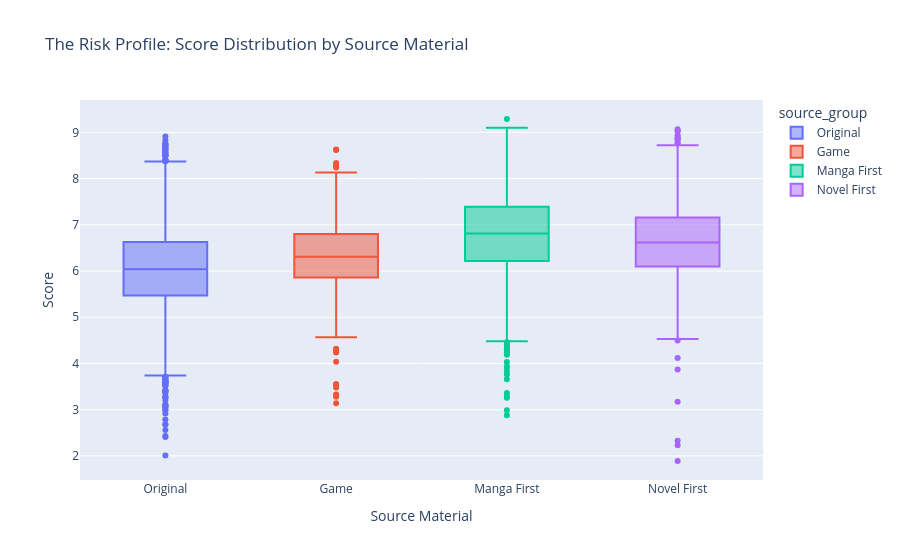

The notebook cell this image was saved under:
### Markdown cell above
## Risk Chapter: Original vs Adaptation 🎲

Is creating an original anime a bigger gamble than adapting a popular manga?
We compare the **Standard Deviation** and the **Distribution** of scores by Source.

### Code cell
# Setup Source Group Mapping if not present (simulating run)
def map_source_group(source):
    if pd.isna(source): return "Unknown"
    source = str(source).strip()
    if source in ['Manga', '4-koma manga', 'Web manga', 'Digital manga']: return 'Manga First'
    elif source in ['Light novel', 'Novel', 'Visual novel', 'Book']: return 'Novel First'
    elif source == 'Original': return 'Original'
    elif source in ['Game', 'Card game']: return 'Game'
    else: return 'Other'

df['source_group'] = df['source'].apply(map_source_group)

# Filter main groups
main_sources = ['Manga First', 'Novel First', 'Original', 'Game']
df_risk = df[df['source_group'].isin(main_sources)]

# Box Plot to show variance (Risk)
fig = px.box(df_risk, x='source_group', y='score', 
             color='source_group',
             title='The Risk Profile: Score Distribution by Source Material',
             points='outliers') # outliers only to reduce rendering load

fig.update_layout(xaxis_title='Source Material',
                  yaxis_title='Score')
fig.show()

# Calculate Stats
risk_stats = df_risk.groupby('source_group')['score'].agg(['mean', 'std', 'count']).sort_values(by='std', ascending=False)
print("Risk Analysis Stats (Standard Deviation = Volatility):")
print(risk_stats)

### Figure 1 — Plotly figure (JSON) as saved in the notebook; plotly's stock layout.template omitted (floating-point values rounded to 4 significant figures; data arrays with more than 128 entries replaced by an {"elided": "..."} marker saying what was removed)
{"data": [{"alignmentgroup": "True", "boxpoints": "outliers", "hovertemplate": "source_group=%{x}<br>score=%{y}<extra></extra>", "legendgroup": "Original", "marker": {"color": "#636efa"}, "name": "Original", "notched": false, "offsetgroup": "Original", "orientation": "v", "showlegend": true, "type": "box", "x": {"elided": "12350 str values"}, "x0": " ", "xaxis": "x", "y": {"elided": "12350 float values"}, "y0": " ", "yaxis": "y"}, {"alignmentgroup": "True", "boxpoints": "outliers", "hovertemplate": "source_group=%{x}<br>score=%{y}<extra></extra>", "legendgroup": "Game", "marker": {"color": "#EF553B"}, "name": "Game", "notched": false, "offsetgroup": "Game", "orientation": "v", "showlegend": true, "type": "box", "x": {"elided": "1550 str values"}, "x0": " ", "xaxis": "x", "y": {"elided": "1550 float values"}, "y0": " ", "yaxis": "y"}, {"alignmentgroup": "True", "boxpoints": "outliers", "hovertemplate": "source_group=%{x}<br>score=%{y}<extra></extra>", "legendgroup": "Manga First", "marker": {"color": "#00cc96"}, "name": "Manga First", "notched": false, "offsetgroup": "Manga First", "orientation": "v", "showlegend": true, "type": "box", "x": {"elided": "6499 str values"}, "x0": " ", "xaxis": "x", "y": {"elided": "6499 float values"}, "y0": " ", "yaxis": "y"}, {"alignmentgroup": "True", "boxpoints": "outliers", "hovertemplate": "source_group=%{x}<br>score=%{y}<extra></extra>", "legendgroup": "Novel First", "marker": {"color": "#ab63fa"}, "name": "Novel First", "notched": false, "offsetgroup": "Novel First", "orientation": "v", "showlegend": true, "type": "box", "x": {"elided": "3402 str values"}, "x0": " ", "xaxis": "x", "y": {"elided": "3402 float values"}, "y0": " ", "yaxis": "y"}], "layout": {"boxmode": "overlay", "legend": {"title": {"text": "source_group"}, "tracegroupgap": 0}, "title": {"text": "The Risk Profile: Score Distribution by Source Material"}, "xaxis": {"anchor": "y", "categoryarray": ["Original", "Game", "Manga First", "Novel First"], "categoryorder": "array", "domain": [0, 1], "title": {"text": "Source Material"}}, "yaxis": {"anchor": "x", "domain": [0, 1], "title": {"text": "Score"}}}}
